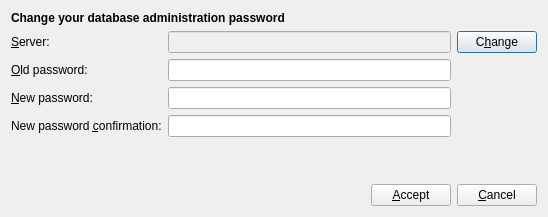
<?xml version="1.0" encoding="UTF-8"?>
<ui version="4.0">
 <class>AdminPasswordDialog</class>
 <widget class="QDialog" name="AdminPasswordDialog">
  <property name="geometry">
   <rect>
    <x>0</x>
    <y>0</y>
    <width>548</width>
    <height>217</height>
   </rect>
  </property>
  <property name="windowTitle">
   <string>Dialog</string>
  </property>
  <layout class="QVBoxLayout">
   <item>
    <widget class="QLabel" name="label_5">
     <property name="text">
      <string>&lt;b&gt;Change your database administration password&lt;/b&gt;</string>
     </property>
    </widget>
   </item>
   <item>
    <layout class="QGridLayout">
     <item row="0" column="0">
      <widget class="QLabel" name="label">
       <property name="text">
        <string>&amp;Server:</string>
       </property>
       <property name="buddy">
        <cstring>pushChange</cstring>
       </property>
      </widget>
     </item>
     <item row="0" column="1">
      <widget class="QLineEdit" name="uiServer">
       <property name="enabled">
        <bool>false</bool>
       </property>
      </widget>
     </item>
     <item row="0" column="2">
      <widget class="QPushButton" name="pushChange">
       <property name="text">
        <string>C&amp;hange</string>
       </property>
       <property name="icon">
        <iconset resource="common.qrc">
         <normaloff>:/images/configure.png</normaloff>:/images/configure.png</iconset>
       </property>
      </widget>
     </item>
     <item row="1" column="0">
      <widget class="QLabel" name="label_2">
       <property name="text">
        <string>&amp;Old password:</string>
       </property>
       <property name="buddy">
        <cstring>uiOldPassword</cstring>
       </property>
      </widget>
     </item>
     <item row="1" column="1">
      <widget class="QLineEdit" name="uiOldPassword">
       <property name="echoMode">
        <enum>QLineEdit::Password</enum>
       </property>
      </widget>
     </item>
     <item row="2" column="0">
      <widget class="QLabel" name="label_3">
       <property name="text">
        <string>&amp;New password:</string>
       </property>
       <property name="buddy">
        <cstring>uiNewPassword</cstring>
       </property>
      </widget>
     </item>
     <item row="2" column="1">
      <widget class="QLineEdit" name="uiNewPassword">
       <property name="echoMode">
        <enum>QLineEdit::Password</enum>
       </property>
      </widget>
     </item>
     <item row="3" column="0">
      <widget class="QLabel" name="label_4">
       <property name="text">
        <string>New password &amp;confirmation:</string>
       </property>
       <property name="buddy">
        <cstring>uiConfirmationPassword</cstring>
       </property>
      </widget>
     </item>
     <item row="3" column="1">
      <widget class="QLineEdit" name="uiConfirmationPassword">
       <property name="echoMode">
        <enum>QLineEdit::Password</enum>
       </property>
      </widget>
     </item>
    </layout>
   </item>
   <item>
    <spacer>
     <property name="orientation">
      <enum>Qt::Vertical</enum>
     </property>
     <property name="sizeHint" stdset="0">
      <size>
       <width>20</width>
       <height>40</height>
      </size>
     </property>
    </spacer>
   </item>
   <item>
    <layout class="QHBoxLayout">
     <item>
      <spacer>
       <property name="orientation">
        <enum>Qt::Horizontal</enum>
       </property>
       <property name="sizeHint" stdset="0">
        <size>
         <width>40</width>
         <height>20</height>
        </size>
       </property>
      </spacer>
     </item>
     <item>
      <widget class="QPushButton" name="pushAccept">
       <property name="text">
        <string>&amp;Accept</string>
       </property>
       <property name="icon">
        <iconset resource="common.qrc">
         <normaloff>:/images/ok.png</normaloff>:/images/ok.png</iconset>
       </property>
      </widget>
     </item>
     <item>
      <widget class="QPushButton" name="pushCancel">
       <property name="text">
        <string>&amp;Cancel</string>
       </property>
       <property name="icon">
        <iconset resource="common.qrc">
         <normaloff>:/images/cancel.png</normaloff>:/images/cancel.png</iconset>
       </property>
      </widget>
     </item>
    </layout>
   </item>
  </layout>
 </widget>
 <tabstops>
  <tabstop>uiOldPassword</tabstop>
  <tabstop>uiNewPassword</tabstop>
  <tabstop>uiConfirmationPassword</tabstop>
  <tabstop>pushAccept</tabstop>
  <tabstop>pushCancel</tabstop>
  <tabstop>uiServer</tabstop>
  <tabstop>pushChange</tabstop>
 </tabstops>
 <resources>
  <include location="common.qrc"/>
 </resources>
 <connections/>
</ui>
